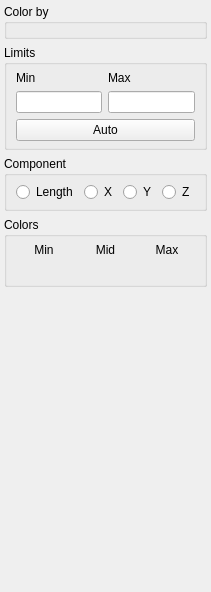
     <widget class="QWidget" name="page_4">
      <property name="geometry">
       <rect>
        <x>0</x>
        <y>0</y>
        <width>200</width>
        <height>592</height>
       </rect>
      </property>
      <attribute name="label">
       <string>Colouring</string>
      </attribute>
      <layout class="QVBoxLayout" name="verticalLayout_5">
       <property name="leftMargin">
        <number>4</number>
       </property>
       <property name="topMargin">
        <number>4</number>
       </property>
       <property name="rightMargin">
        <number>4</number>
       </property>
       <item>
        <widget class="QGroupBox" name="groupBoxColorType">
         <property name="title">
          <string>Color by</string>
         </property>
         <layout class="QVBoxLayout" name="verticalLayout_3">
          <property name="topMargin">
           <number>6</number>
          </property>
          <property name="bottomMargin">
           <number>6</number>
          </property>
         </layout>
        </widget>
       </item>
       <item>
        <widget class="QGroupBox" name="groupBoxColorLimits">
         <property name="toolTip">
          <string>Coloring limits</string>
         </property>
         <property name="statusTip">
          <string>Coloring limits</string>
         </property>
         <property name="whatsThis">
          <string>Coloring limits</string>
         </property>
         <property name="title">
          <string>Limits</string>
         </property>
         <layout class="QGridLayout" name="gridLayout_4">
          <property name="topMargin">
           <number>6</number>
          </property>
          <property name="bottomMargin">
           <number>6</number>
          </property>
          <item row="0" column="0">
           <widget class="QLabel" name="labelColorLimitMin">
            <property name="text">
             <string>Min</string>
            </property>
           </widget>
          </item>
          <item row="0" column="1">
           <widget class="QLabel" name="labelColorLimitMax">
            <property name="text">
             <string>Max</string>
            </property>
           </widget>
          </item>
          <item row="1" column="0">
           <widget class="QLineEdit" name="lineEditColorLimitMin">
            <property name="toolTip">
             <string>Min limit for coloring</string>
            </property>
            <property name="statusTip">
             <string>Min limit for coloring</string>
            </property>
            <property name="whatsThis">
             <string>Min limit for coloring</string>
            </property>
           </widget>
          </item>
          <item row="1" column="1">
           <widget class="QLineEdit" name="lineEditColorLimitMax">
            <property name="toolTip">
             <string>Max limit for coloring</string>
            </property>
            <property name="statusTip">
             <string>Max limit for coloring</string>
            </property>
            <property name="whatsThis">
             <string>Max limit for coloring</string>
            </property>
           </widget>
          </item>
          <item row="2" column="0" colspan="2">
           <widget class="QPushButton" name="pushButtonColorLimitsAuto">
            <property name="toolTip">
             <string>Calculate min/max coloring limits</string>
            </property>
            <property name="statusTip">
             <string>Calculate min/max coloring limits</string>
            </property>
            <property name="whatsThis">
             <string>Calculate min/max coloring limits</string>
            </property>
            <property name="text">
             <string>Auto</string>
            </property>
            <property name="autoDefault">
             <bool>false</bool>
            </property>
           </widget>
          </item>
         </layout>
        </widget>
       </item>
       <item>
        <widget class="QGroupBox" name="groupBoxComponent">
         <property name="toolTip">
          <string>Component for vector value</string>
         </property>
         <property name="statusTip">
          <string>Component for vector value</string>
         </property>
         <property name="whatsThis">
          <string>Component for vector value</string>
         </property>
         <property name="title">
          <string>Component</string>
         </property>
         <layout class="QHBoxLayout" name="horizontalLayout">
          <property name="topMargin">
           <number>6</number>
          </property>
          <property name="bottomMargin">
           <number>6</number>
          </property>
          <item>
           <widget class="QRadioButton" name="radioButtonComponentL">
            <property name="toolTip">
             <string>Color by length of vector value</string>
            </property>
            <property name="statusTip">
             <string>Color by length of vector value</string>
            </property>
            <property name="whatsThis">
             <string>Color by length of vector value</string>
            </property>
            <property name="text">
             <string>Length</string>
            </property>
           </widget>
          </item>
          <item>
           <widget class="QRadioButton" name="radioButtonComponentX">
            <property name="toolTip">
             <string>Color by X-axis of vector value</string>
            </property>
            <property name="statusTip">
             <string>Color by X-axis of vector value</string>
            </property>
            <property name="whatsThis">
             <string>Color by X-axis of vector value</string>
            </property>
            <property name="text">
             <string>X</string>
            </property>
           </widget>
          </item>
          <item>
           <widget class="QRadioButton" name="radioButtonComponentY">
            <property name="toolTip">
             <string>Color by Y-axis of vector value</string>
            </property>
            <property name="statusTip">
             <string>Color by Y-axis of vector value</string>
            </property>
            <property name="whatsThis">
             <string>Color by Y-axis of vector value</string>
            </property>
            <property name="text">
             <string>Y</string>
            </property>
           </widget>
          </item>
          <item>
           <widget class="QRadioButton" name="radioButtonComponentZ">
            <property name="toolTip">
             <string>Color by Z-axis of vector value</string>
            </property>
            <property name="statusTip">
             <string>Color by Z-axis of vector value</string>
            </property>
            <property name="whatsThis">
             <string>Color by Z-axis of vector value</string>
            </property>
            <property name="text">
             <string>Z</string>
            </property>
           </widget>
          </item>
         </layout>
        </widget>
       </item>
       <item>
        <widget class="QGroupBox" name="groupBoxColors">
         <property name="toolTip">
          <string>Colors</string>
         </property>
         <property name="statusTip">
          <string>Colors</string>
         </property>
         <property name="whatsThis">
          <string>Colors</string>
         </property>
         <property name="title">
          <string>Colors</string>
         </property>
         <layout class="QGridLayout" name="gridLayout_3">
          <property name="topMargin">
           <number>6</number>
          </property>
          <property name="bottomMargin">
           <number>6</number>
          </property>
          <item row="0" column="0">
           <widget class="QLabel" name="labelColorMin">
            <property name="text">
             <string>Min</string>
            </property>
            <property name="alignment">
             <set>Qt::AlignCenter</set>
            </property>
           </widget>
          </item>
          <item row="0" column="1">
           <widget class="QLabel" name="labelColorMid">
            <property name="text">
             <string>Mid</string>
            </property>
            <property name="alignment">
             <set>Qt::AlignCenter</set>
            </property>
           </widget>
          </item>
          <item row="0" column="2">
           <widget class="QLabel" name="labelColorMax">
            <property name="text">
             <string>Max</string>
            </property>
            <property name="alignment">
             <set>Qt::AlignCenter</set>
            </property>
           </widget>
          </item>
          <item row="1" column="0">
           <widget class="CColorView" name="colorMin" native="true">
            <property name="minimumSize">
             <size>
              <width>0</width>
              <height>15</height>
             </size>
            </property>
            <property name="toolTip">
             <string>Color for min value</string>
            </property>
            <property name="statusTip">
             <string>Color for min value</string>
            </property>
            <property name="whatsThis">
             <string>Color for min value</string>
            </property>
           </widget>
          </item>
          <item row="1" column="1">
           <widget class="CColorView" name="colorMid" native="true">
            <property name="minimumSize">
             <size>
              <width>0</width>
              <height>15</height>
             </size>
            </property>
            <property name="toolTip">
             <string>Color for mid value</string>
            </property>
            <property name="statusTip">
             <string>Color for mid value</string>
            </property>
            <property name="whatsThis">
             <string>Color for mid value</string>
            </property>
           </widget>
          </item>
          <item row="1" column="2">
           <widget class="CColorView" name="colorMax" native="true">
            <property name="minimumSize">
             <size>
              <width>0</width>
              <height>15</height>
             </size>
            </property>
            <property name="toolTip">
             <string>Color for max value</string>
            </property>
            <property name="statusTip">
             <string>Color for max value</string>
            </property>
            <property name="whatsThis">
             <string>Color for max value</string>
            </property>
           </widget>
          </item>
         </layout>
        </widget>
       </item>
       <item>
        <spacer name="verticalSpacer">
         <property name="orientation">
          <enum>Qt::Vertical</enum>
         </property>
         <property name="sizeHint" stdset="0">
          <size>
           <width>20</width>
           <height>40</height>
          </size>
         </property>
        </spacer>
       </item>
      </layout>
     </widget>
